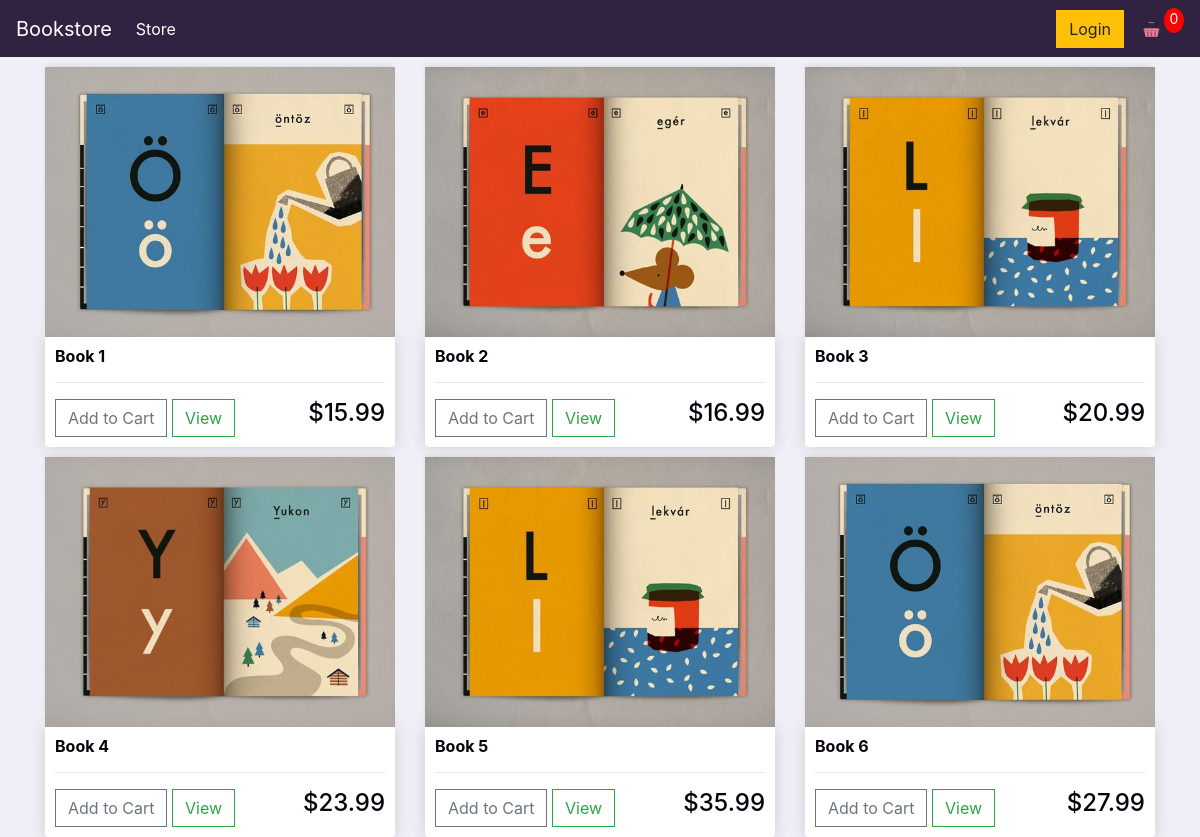
The page / on the database its author committed.
### store/models.py (models this page shows, shortened)
class Product(models.Model):
   name = models.CharField(max_length=200, null=True)
   price = models.FloatField()
   digital = models.BooleanField(default=False, null=True, blank=False)
   image = models.ImageField(null=True, blank=True)
   @property #decorator
   def imageURL(self):
      try:
         url = self.image.url
      except:
         url = ''
      return url

### store/views.py (the view)
# urls.py: path('', include('store.urls')),
def store(request):
     products = Product.objects.all()
     context = {'products': products}
     return render(request, 'store/store.html', context)

### store/templates/store/store.html
{% extends 'store/main.html' %} {% load static %} {% block content %}
<div class="row">
  {% for product in products %}
  <div class="col-lg-4">
    <img class="thumbnail" src="{{product.imageURL}}" />
    <div class="box-element product">
      <h6><strong>{{ product.name }}</strong></h6>
      <hr />
      <button class="btn btn-outline-secondary add-btn">Add to Cart</button>
      <a class="btn btn-outline-success" href="#">View</a>
      <h4 style="display: inline-block; float: right">
        ${{ product.price|floatformat:2 }}
      </h4>
    </div>
  </div>
  {% endfor %}
</div>
{% endblock content %}

### store/templates/store/main.html (shortened to what this page needs)
<!DOCTYPE html>
{% load static %}
<html>
  <head>
    <link
      rel="stylesheet"
      href="https://cdn.jsdelivr.net/npm/bootstrap@4.4.1/dist/css/bootstrap.min.css"
    />
    <link rel="stylesheet" type="text/css" href="{% static 'css/main.css' %}" />
    <link rel="stylesheet" type="text/css" media="screen" href="main.css" />
  </head>
  <body>
    <nav class="navbar navbar-expand-lg navbar-dark bg-dark">
      <a class="navbar-brand" href="{% url 'store' %}">Bookstore</a>
      <div class="collapse navbar-collapse" id="navbarSupportedContent">
        <ul class="navbar-nav mr-auto">
          <li class="nav-item active">
            <a class="nav-link" href="{% url 'store' %}"
              >Store <span class="sr-only">(current)</span></a
            >
          </li>
        </ul>
        <div class="form-inline my-2 my-lg-0">
          <a href="#" class="btn btn-warning">Login</a>
          <a href="{% url 'cart' %}">
            <img id="cart-icon" src="{% static 'images/cart.png' %}" />
          </a>
          <p id="cart-total">0</p>
        </div>
      </div>
    </nav>
    <div class="container">{% block content %} {% endblock content %}</div>
  </body>
</html>

### static/css/main.css (style rules this page uses)
body { background-color: rgb(240, 239, 248); }
h1, h2, h3, h4, h5, h6 { color: hsl(273, 69%, 3%); }
.box-element { box-shadow: hsl(0, 0%, 80%) 0 0 16px; background-color: #fff; border-radius: 4px; padding: 10px; }
.thumbnail { width: 100%; height: 270px; -webkit-box-shadow: -1px -3px 5px -2px rgba(214, 214, 214, 1); -moz-box-shadow: -1px -3px 5px -2px rgba(214, 214, 214, 1); box-shadow: -1px -3px 5px -2px rgba(214, 214, 214, 1); }
.product { border-radius: 0 0 4px 4px; }
.bg-dark { background-color: #322241 !important; }
#cart-icon { width: 25px; display: inline-block; margin-left: 15px; }
#cart-total { display: block; text-align: center; color: #fff; background-color: red; width: 20px; height: 25px; border-radius: 50%; font-size: 14px; }
.col-lg-4, .col-lg-6, .col-lg-8, .col-lg-12 { margin-top: 10px; }
.btn { border-radius: 0; }

### rows shown on the page
Product: imageURL (picture), name "Book 1", price "15.99"
Product: imageURL (picture), name "Book 2", price "16.99"
Product: imageURL (picture), name "Book 3", price "20.99"
Product: imageURL (picture), name "Book 4", price "23.99"
Product: imageURL (picture), name "Book 5", price "35.99"
Product: imageURL (picture), name "Book 6", price "27.99"
